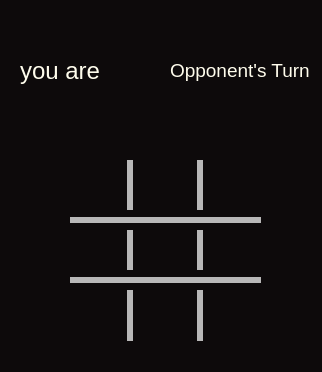
<?xml version="1.0" encoding="UTF-8"?>
<ui version="4.0">
 <class>Form</class>
 <widget class="QWidget" name="Form">
  <property name="geometry">
   <rect>
    <x>0</x>
    <y>0</y>
    <width>322</width>
    <height>372</height>
   </rect>
  </property>
  <property name="windowTitle">
   <string>Form</string>
  </property>
  <property name="styleSheet">
   <string notr="true">
background-color: rgb(13, 10, 11);</string>
  </property>
  <widget class="Line" name="line">
   <property name="geometry">
    <rect>
     <x>120</x>
     <y>160</y>
     <width>20</width>
     <height>181</height>
    </rect>
   </property>
   <property name="styleSheet">
    <string notr="true">color: rgb(255, 253, 237);</string>
   </property>
   <property name="lineWidth">
    <number>0</number>
   </property>
   <property name="midLineWidth">
    <number>6</number>
   </property>
   <property name="orientation">
    <enum>Qt::Vertical</enum>
   </property>
  </widget>
  <widget class="Line" name="line_2">
   <property name="geometry">
    <rect>
     <x>190</x>
     <y>160</y>
     <width>20</width>
     <height>181</height>
    </rect>
   </property>
   <property name="lineWidth">
    <number>0</number>
   </property>
   <property name="midLineWidth">
    <number>6</number>
   </property>
   <property name="orientation">
    <enum>Qt::Vertical</enum>
   </property>
  </widget>
  <widget class="Line" name="line_3">
   <property name="geometry">
    <rect>
     <x>70</x>
     <y>270</y>
     <width>191</width>
     <height>20</height>
    </rect>
   </property>
   <property name="styleSheet">
    <string notr="true">color: rgb(255, 253, 237);</string>
   </property>
   <property name="lineWidth">
    <number>0</number>
   </property>
   <property name="midLineWidth">
    <number>6</number>
   </property>
   <property name="orientation">
    <enum>Qt::Horizontal</enum>
   </property>
  </widget>
  <widget class="Line" name="line_4">
   <property name="geometry">
    <rect>
     <x>70</x>
     <y>210</y>
     <width>191</width>
     <height>20</height>
    </rect>
   </property>
   <property name="lineWidth">
    <number>0</number>
   </property>
   <property name="midLineWidth">
    <number>6</number>
   </property>
   <property name="orientation">
    <enum>Qt::Horizontal</enum>
   </property>
  </widget>
  <widget class="QLabel" name="role">
   <property name="geometry">
    <rect>
     <x>20</x>
     <y>20</y>
     <width>121</width>
     <height>101</height>
    </rect>
   </property>
   <property name="font">
    <font>
     <pointsize>18</pointsize>
    </font>
   </property>
   <property name="styleSheet">
    <string notr="true">color: rgb(255, 253, 237);</string>
   </property>
   <property name="text">
    <string>you are </string>
   </property>
  </widget>
  <widget class="QLabel" name="turn">
   <property name="geometry">
    <rect>
     <x>170</x>
     <y>20</y>
     <width>141</width>
     <height>101</height>
    </rect>
   </property>
   <property name="font">
    <font>
     <pointsize>14</pointsize>
    </font>
   </property>
   <property name="styleSheet">
    <string notr="true">color: rgb(255, 253, 237);</string>
   </property>
   <property name="text">
    <string>Opponent's Turn</string>
   </property>
  </widget>
  <widget class="QPushButton" name="mid_left">
   <property name="geometry">
    <rect>
     <x>70</x>
     <y>220</y>
     <width>51</width>
     <height>51</height>
    </rect>
   </property>
   <property name="font">
    <font>
     <family>Arial Rounded MT Bold</family>
     <pointsize>42</pointsize>
     <weight>50</weight>
     <bold>false</bold>
     <underline>false</underline>
     <strikeout>false</strikeout>
     <stylestrategy>PreferDefault</stylestrategy>
     <kerning>true</kerning>
    </font>
   </property>
   <property name="styleSheet">
    <string notr="true">background: none; 
border: none;
color: rgb(255, 253, 237);
</string>
   </property>
   <property name="text">
    <string/>
   </property>
  </widget>
  <widget class="QPushButton" name="top_left">
   <property name="geometry">
    <rect>
     <x>70</x>
     <y>160</y>
     <width>51</width>
     <height>51</height>
    </rect>
   </property>
   <property name="font">
    <font>
     <family>Arial Rounded MT Bold</family>
     <pointsize>42</pointsize>
    </font>
   </property>
   <property name="styleSheet">
    <string notr="true">background: none; 
border: none;
color: rgb(255, 253, 237);</string>
   </property>
   <property name="text">
    <string/>
   </property>
  </widget>
  <widget class="QPushButton" name="top_mid">
   <property name="geometry">
    <rect>
     <x>140</x>
     <y>160</y>
     <width>51</width>
     <height>51</height>
    </rect>
   </property>
   <property name="font">
    <font>
     <family>Arial Rounded MT Bold</family>
     <pointsize>42</pointsize>
    </font>
   </property>
   <property name="styleSheet">
    <string notr="true">background: none; 
border: none;
color: rgb(255, 253, 237);
</string>
   </property>
   <property name="text">
    <string/>
   </property>
  </widget>
  <widget class="QPushButton" name="top_right">
   <property name="geometry">
    <rect>
     <x>210</x>
     <y>160</y>
     <width>51</width>
     <height>51</height>
    </rect>
   </property>
   <property name="font">
    <font>
     <family>Arial Rounded MT Bold</family>
     <pointsize>42</pointsize>
    </font>
   </property>
   <property name="styleSheet">
    <string notr="true">background: none; 
border: none;
color: rgb(255, 253, 237);
</string>
   </property>
   <property name="text">
    <string/>
   </property>
  </widget>
  <widget class="QPushButton" name="mid">
   <property name="geometry">
    <rect>
     <x>140</x>
     <y>220</y>
     <width>51</width>
     <height>51</height>
    </rect>
   </property>
   <property name="font">
    <font>
     <family>Arial Rounded MT Bold</family>
     <pointsize>42</pointsize>
    </font>
   </property>
   <property name="styleSheet">
    <string notr="true">background: none; 
border: none;
color: rgb(255, 253, 237);
</string>
   </property>
   <property name="text">
    <string/>
   </property>
  </widget>
  <widget class="QPushButton" name="mid_right">
   <property name="geometry">
    <rect>
     <x>210</x>
     <y>220</y>
     <width>51</width>
     <height>51</height>
    </rect>
   </property>
   <property name="font">
    <font>
     <family>Arial Rounded MT Bold</family>
     <pointsize>42</pointsize>
    </font>
   </property>
   <property name="styleSheet">
    <string notr="true">background: none; 
border: none;
color: rgb(255, 253, 237);
</string>
   </property>
   <property name="text">
    <string/>
   </property>
  </widget>
  <widget class="QPushButton" name="bot_left">
   <property name="geometry">
    <rect>
     <x>70</x>
     <y>280</y>
     <width>51</width>
     <height>51</height>
    </rect>
   </property>
   <property name="font">
    <font>
     <family>Arial Rounded MT Bold</family>
     <pointsize>42</pointsize>
    </font>
   </property>
   <property name="styleSheet">
    <string notr="true">background: none; 
border: none;
color: rgb(255, 253, 237);
</string>
   </property>
   <property name="text">
    <string/>
   </property>
  </widget>
  <widget class="QPushButton" name="bot_mid">
   <property name="geometry">
    <rect>
     <x>140</x>
     <y>280</y>
     <width>51</width>
     <height>51</height>
    </rect>
   </property>
   <property name="font">
    <font>
     <family>Arial Rounded MT Bold</family>
     <pointsize>42</pointsize>
    </font>
   </property>
   <property name="styleSheet">
    <string notr="true">background: none; 
border: none;
color: rgb(255, 253, 237);
</string>
   </property>
   <property name="text">
    <string/>
   </property>
  </widget>
  <widget class="QPushButton" name="bot_right">
   <property name="geometry">
    <rect>
     <x>210</x>
     <y>280</y>
     <width>51</width>
     <height>51</height>
    </rect>
   </property>
   <property name="font">
    <font>
     <family>Arial Rounded MT Bold</family>
     <pointsize>42</pointsize>
    </font>
   </property>
   <property name="styleSheet">
    <string notr="true">background: none; 
border: none;
color: rgb(255, 253, 237);
</string>
   </property>
   <property name="text">
    <string/>
   </property>
  </widget>
 </widget>
 <tabstops>
  <tabstop>top_left</tabstop>
  <tabstop>top_mid</tabstop>
  <tabstop>top_right</tabstop>
  <tabstop>mid_left</tabstop>
  <tabstop>mid</tabstop>
  <tabstop>mid_right</tabstop>
  <tabstop>bot_left</tabstop>
  <tabstop>bot_mid</tabstop>
  <tabstop>bot_right</tabstop>
 </tabstops>
 <resources/>
 <connections/>
</ui>
